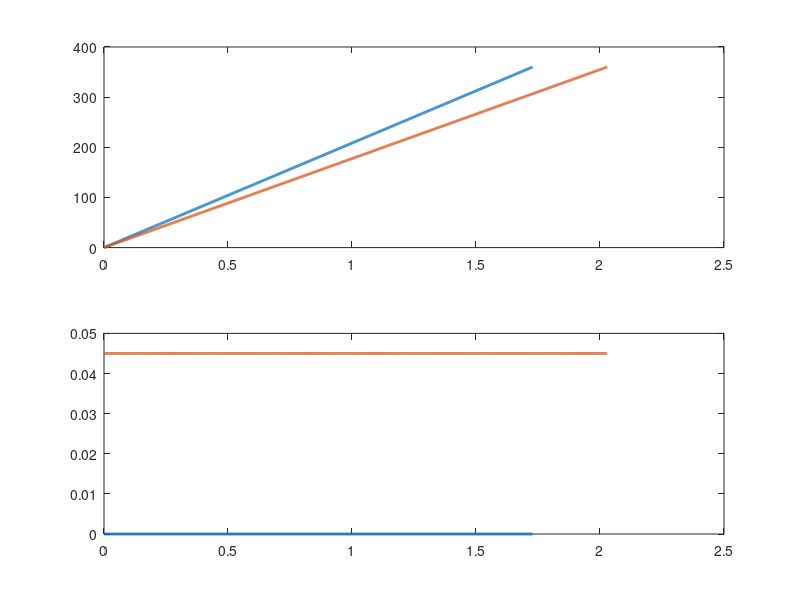

Here is the MATLAB script that generated this plot: (Note: this script raises an error after producing the figure.)
clear variables; close all; clc;

input_data_filename = 'CPG trajectory';

num_of_iterations = 1000;

for mode = 1:4
    switch mode 
        case 1
            forward_vel_set = 0.4; % define forward velocity
            delta_r_initial = 0;
            theta_array = linspace(0, 360, num_of_iterations); % constant omega
            omega = forward_vel_set / 0.11 ; % fixing constant %(V/r)=w
            t_elapsed = (2*pi)/omega; 
            t_array = linspace(0,t_elapsed,num_of_iterations);
            r_array = 0 * theta_array + delta_r_initial ;  % constant delta_r
        case 2
            forward_vel_set = 0.4; % define forward velocity
            delta_r_initial = 0.045;
            theta_array = linspace(0, 360, num_of_iterations); % constant omega
            omega = forward_vel_set / 0.155 * 1.2; % fixing constant %(V/r)=w
            t_elapsed = (2*pi)/omega; 
            t_array = linspace(0,t_elapsed,num_of_iterations);
            r_array = 0 * theta_array + delta_r_initial ;  % constant delta_r
        case 3
            xlsx_tab_str = 'Trot, V=0.4';
            input_data = xlsread([input_data_filename,'.xlsx'],xlsx_tab_str);

            t_array = input_data(:,1);
            theta_array = input_data(:,2);
            r_array = input_data(:,3);
        case 4
            xlsx_tab_str = 'Walk, V=0.4';
            input_data = xlsread([input_data_filename,'.xlsx'],xlsx_tab_str);

            t_array = input_data(:,1);
            theta_array = input_data(:,2);
            r_array = input_data(:,3);
    end


    
    subplot(2,1,1)
    plot(t_array,theta_array, 'linewidth', 2);
    hold on;
    
    subplot(2,1,2)
    plot(t_array,r_array, 'linewidth', 2);
    hold on;
end
subplot(2,1,1)
title('Theta, V=400 [mm/s]');
xlabel('t (s)');
ylabel('Theta (deg)');
legend('Wheel','dr=0.045[m]','Trot','Walk');

subplot(2,1,2)
title('R, V=400 [mm/s]');
xlabel('t (s)');
ylabel('R (m)');
legend('Wheel','dr=0.045[m]','Trot','Walk');